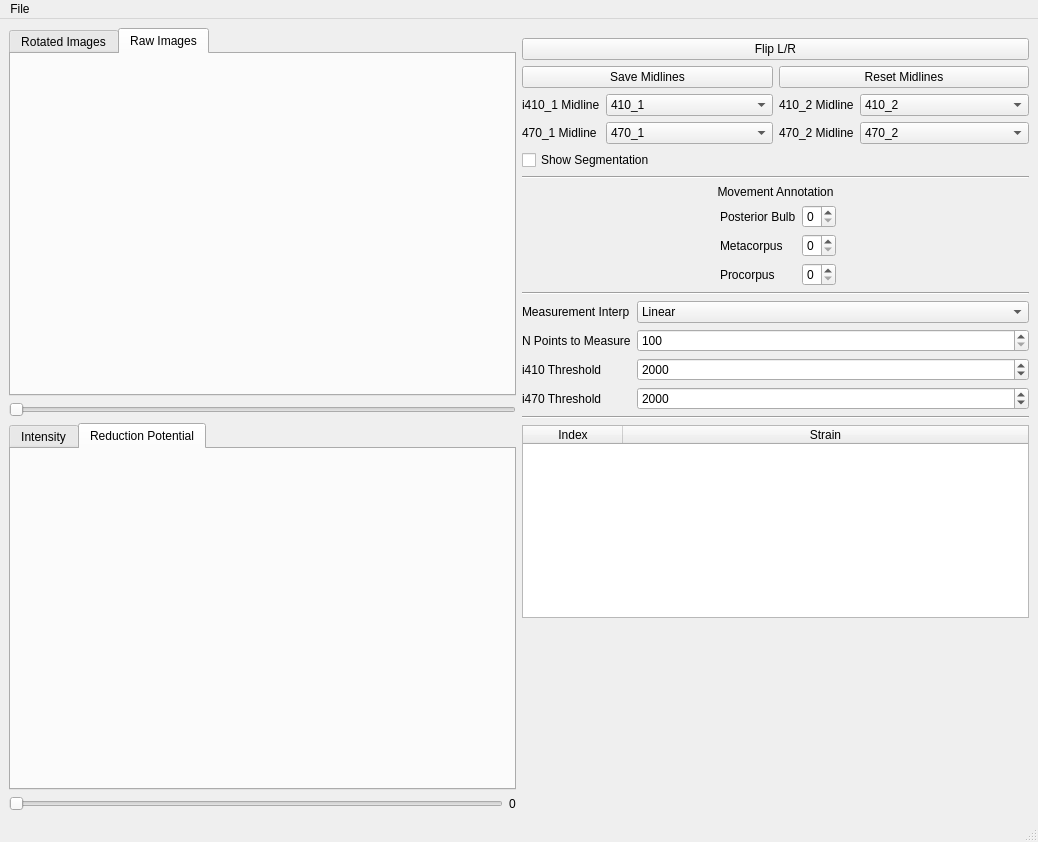
<?xml version="1.0" encoding="UTF-8"?>
<ui version="4.0">
 <class>MainWindow</class>
 <widget class="QMainWindow" name="MainWindow">
  <property name="geometry">
   <rect>
    <x>0</x>
    <y>0</y>
    <width>1038</width>
    <height>842</height>
   </rect>
  </property>
  <property name="sizePolicy">
   <sizepolicy hsizetype="Expanding" vsizetype="Expanding">
    <horstretch>0</horstretch>
    <verstretch>0</verstretch>
   </sizepolicy>
  </property>
  <property name="windowTitle">
   <string>Worm De-Wiggler</string>
  </property>
  <property name="windowIcon">
   <iconset>
    <normaloff>assets/4x/icon@4x.png</normaloff>assets/4x/icon@4x.png</iconset>
  </property>
  <widget class="QWidget" name="centralwidget">
   <layout class="QHBoxLayout" name="horizontalLayout_4">
    <item>
     <layout class="QHBoxLayout" name="horizontalLayout">
      <property name="sizeConstraint">
       <enum>QLayout::SetNoConstraint</enum>
      </property>
      <item>
       <layout class="QVBoxLayout" name="verticalLayout_2">
        <item>
         <widget class="QTabWidget" name="imagesTabWidget">
          <property name="currentIndex">
           <number>1</number>
          </property>
          <widget class="QWidget" name="rotatedImagesTab">
           <attribute name="title">
            <string>Rotated Images</string>
           </attribute>
          </widget>
          <widget class="QWidget" name="rawImagesTab">
           <attribute name="title">
            <string>Raw Images</string>
           </attribute>
          </widget>
         </widget>
        </item>
        <item>
         <widget class="QSlider" name="horizontalSlider_2">
          <property name="orientation">
           <enum>Qt::Horizontal</enum>
          </property>
         </widget>
        </item>
        <item>
         <widget class="QTabWidget" name="plotsTabWidget_2">
          <property name="sizePolicy">
           <sizepolicy hsizetype="Expanding" vsizetype="Expanding">
            <horstretch>0</horstretch>
            <verstretch>0</verstretch>
           </sizepolicy>
          </property>
          <property name="currentIndex">
           <number>1</number>
          </property>
          <widget class="QWidget" name="intensityPlotTab">
           <attribute name="title">
            <string>Intensity</string>
           </attribute>
          </widget>
          <widget class="QWidget" name="redoxPlotTab">
           <attribute name="title">
            <string>Reduction Potential</string>
           </attribute>
          </widget>
         </widget>
        </item>
        <item>
         <layout class="QHBoxLayout" name="horizontalLayout_2">
          <item>
           <widget class="QSlider" name="horizontalSlider">
            <property name="orientation">
             <enum>Qt::Horizontal</enum>
            </property>
           </widget>
          </item>
          <item>
           <widget class="QLabel" name="label">
            <property name="sizePolicy">
             <sizepolicy hsizetype="Fixed" vsizetype="Preferred">
              <horstretch>0</horstretch>
              <verstretch>0</verstretch>
             </sizepolicy>
            </property>
            <property name="text">
             <string>0</string>
            </property>
           </widget>
          </item>
         </layout>
        </item>
       </layout>
      </item>
      <item>
       <layout class="QVBoxLayout" name="verticalLayout">
        <property name="spacing">
         <number>-1</number>
        </property>
        <property name="sizeConstraint">
         <enum>QLayout::SetFixedSize</enum>
        </property>
        <item>
         <spacer name="verticalSpacer_2">
          <property name="orientation">
           <enum>Qt::Vertical</enum>
          </property>
          <property name="sizeType">
           <enum>QSizePolicy::Fixed</enum>
          </property>
          <property name="sizeHint" stdset="0">
           <size>
            <width>20</width>
            <height>10</height>
           </size>
          </property>
         </spacer>
        </item>
        <item>
         <widget class="QPushButton" name="flipLRpushButton">
          <property name="text">
           <string>Flip L/R</string>
          </property>
         </widget>
        </item>
        <item>
         <layout class="QHBoxLayout" name="horizontalLayout_3">
          <item>
           <widget class="QPushButton" name="saveMidlinesPushButton">
            <property name="text">
             <string>Save Midlines</string>
            </property>
           </widget>
          </item>
          <item>
           <widget class="QPushButton" name="resetMidlinesPushButton">
            <property name="text">
             <string>Reset Midlines</string>
            </property>
           </widget>
          </item>
         </layout>
        </item>
        <item>
         <layout class="QHBoxLayout" name="horizontalLayout_6">
          <item>
           <layout class="QFormLayout" name="formLayout_6">
            <item row="0" column="0">
             <widget class="QLabel" name="i410_1MidlineLabel">
              <property name="text">
               <string>i410_1 Midline</string>
              </property>
             </widget>
            </item>
            <item row="0" column="1">
             <widget class="QComboBox" name="i410_1MidlineComboBox">
              <item>
               <property name="text">
                <string>410_1</string>
               </property>
              </item>
              <item>
               <property name="text">
                <string>470_1</string>
               </property>
              </item>
             </widget>
            </item>
            <item row="1" column="0">
             <widget class="QLabel" name="i470_1MidlineLabel">
              <property name="text">
               <string>470_1 Midline</string>
              </property>
             </widget>
            </item>
            <item row="1" column="1">
             <widget class="QComboBox" name="i470_1MidlineComboBox">
              <item>
               <property name="text">
                <string>470_1</string>
               </property>
              </item>
              <item>
               <property name="text">
                <string>410_1</string>
               </property>
              </item>
             </widget>
            </item>
           </layout>
          </item>
          <item>
           <layout class="QFormLayout" name="formLayout_7">
            <item row="0" column="0">
             <widget class="QLabel" name="i410_2MidlineLabel">
              <property name="text">
               <string>410_2 Midline</string>
              </property>
             </widget>
            </item>
            <item row="0" column="1">
             <widget class="QComboBox" name="i410_2MidlineComboBox">
              <item>
               <property name="text">
                <string>410_2</string>
               </property>
              </item>
              <item>
               <property name="text">
                <string>470_2</string>
               </property>
              </item>
             </widget>
            </item>
            <item row="1" column="0">
             <widget class="QLabel" name="i470_2MidlineLabel">
              <property name="text">
               <string>470_2 Midline</string>
              </property>
             </widget>
            </item>
            <item row="1" column="1">
             <widget class="QComboBox" name="i470_2MidlineComboBox">
              <item>
               <property name="text">
                <string>470_2</string>
               </property>
              </item>
              <item>
               <property name="text">
                <string>410_2</string>
               </property>
              </item>
             </widget>
            </item>
           </layout>
          </item>
         </layout>
        </item>
        <item>
         <widget class="QCheckBox" name="showSegcheckBox">
          <property name="text">
           <string>Show Segmentation</string>
          </property>
         </widget>
        </item>
        <item>
         <widget class="Line" name="line">
          <property name="orientation">
           <enum>Qt::Horizontal</enum>
          </property>
         </widget>
        </item>
        <item>
         <widget class="QLabel" name="movementAnnotationLabel">
          <property name="text">
           <string>Movement Annotation</string>
          </property>
          <property name="alignment">
           <set>Qt::AlignCenter</set>
          </property>
         </widget>
        </item>
        <item>
         <layout class="QFormLayout" name="formLayout_4">
          <property name="fieldGrowthPolicy">
           <enum>QFormLayout::FieldsStayAtSizeHint</enum>
          </property>
          <property name="labelAlignment">
           <set>Qt::AlignLeading|Qt::AlignLeft|Qt::AlignVCenter</set>
          </property>
          <property name="formAlignment">
           <set>Qt::AlignHCenter|Qt::AlignTop</set>
          </property>
          <item row="0" column="0">
           <widget class="QLabel" name="posteriorBulbLabel">
            <property name="text">
             <string>Posterior Bulb</string>
            </property>
           </widget>
          </item>
          <item row="0" column="1">
           <widget class="QSpinBox" name="posteriorBulbSpinBox">
            <property name="maximum">
             <number>3</number>
            </property>
           </widget>
          </item>
          <item row="1" column="0">
           <widget class="QLabel" name="metacorpusLabel">
            <property name="text">
             <string>Metacorpus</string>
            </property>
           </widget>
          </item>
          <item row="1" column="1">
           <widget class="QSpinBox" name="metacorpusSpinBox">
            <property name="maximum">
             <number>3</number>
            </property>
           </widget>
          </item>
          <item row="2" column="0">
           <widget class="QLabel" name="procorpusLabel">
            <property name="text">
             <string>Procorpus</string>
            </property>
           </widget>
          </item>
          <item row="2" column="1">
           <widget class="QSpinBox" name="procorpusSpinBox">
            <property name="maximum">
             <number>3</number>
            </property>
           </widget>
          </item>
         </layout>
        </item>
        <item>
         <widget class="Line" name="line_2">
          <property name="orientation">
           <enum>Qt::Horizontal</enum>
          </property>
         </widget>
        </item>
        <item>
         <layout class="QFormLayout" name="formLayout_3">
          <property name="fieldGrowthPolicy">
           <enum>QFormLayout::AllNonFixedFieldsGrow</enum>
          </property>
          <property name="labelAlignment">
           <set>Qt::AlignLeading|Qt::AlignLeft|Qt::AlignVCenter</set>
          </property>
          <item row="0" column="0">
           <widget class="QLabel" name="midlineSplineTypeLabel">
            <property name="text">
             <string>Measurement Interp</string>
            </property>
           </widget>
          </item>
          <item row="0" column="1">
           <widget class="QComboBox" name="midlineSplineTypeComboBox">
            <item>
             <property name="text">
              <string>Linear</string>
             </property>
            </item>
            <item>
             <property name="text">
              <string>Cubic</string>
             </property>
            </item>
           </widget>
          </item>
          <item row="1" column="0">
           <widget class="QLabel" name="nPointsToMeasureLabel">
            <property name="text">
             <string>N Points to Measure</string>
            </property>
           </widget>
          </item>
          <item row="1" column="1">
           <widget class="QSpinBox" name="nPointsToMeasureSpinBox">
            <property name="minimum">
             <number>100</number>
            </property>
            <property name="maximum">
             <number>5000</number>
            </property>
            <property name="singleStep">
             <number>100</number>
            </property>
           </widget>
          </item>
          <item row="2" column="0">
           <widget class="QLabel" name="i410ThresholdLabel">
            <property name="text">
             <string>i410 Threshold</string>
            </property>
           </widget>
          </item>
          <item row="3" column="0">
           <widget class="QLabel" name="i470ThresholdLabel">
            <property name="text">
             <string>i470 Threshold</string>
            </property>
           </widget>
          </item>
          <item row="3" column="1">
           <widget class="QSpinBox" name="i470ThresholdSpinBox">
            <property name="maximum">
             <number>10000</number>
            </property>
            <property name="singleStep">
             <number>100</number>
            </property>
            <property name="value">
             <number>2000</number>
            </property>
           </widget>
          </item>
          <item row="2" column="1">
           <widget class="QSpinBox" name="i410ThresholdSpinBox">
            <property name="maximum">
             <number>10000</number>
            </property>
            <property name="singleStep">
             <number>100</number>
            </property>
            <property name="value">
             <number>2000</number>
            </property>
           </widget>
          </item>
         </layout>
        </item>
        <item>
         <widget class="Line" name="line_3">
          <property name="orientation">
           <enum>Qt::Horizontal</enum>
          </property>
         </widget>
        </item>
        <item>
         <widget class="QTableWidget" name="tableWidget">
          <property name="frameShape">
           <enum>QFrame::StyledPanel</enum>
          </property>
          <property name="frameShadow">
           <enum>QFrame::Sunken</enum>
          </property>
          <property name="columnCount">
           <number>2</number>
          </property>
          <attribute name="horizontalHeaderCascadingSectionResizes">
           <bool>false</bool>
          </attribute>
          <attribute name="horizontalHeaderShowSortIndicator" stdset="0">
           <bool>true</bool>
          </attribute>
          <attribute name="horizontalHeaderStretchLastSection">
           <bool>true</bool>
          </attribute>
          <attribute name="verticalHeaderStretchLastSection">
           <bool>false</bool>
          </attribute>
          <column>
           <property name="text">
            <string>Index</string>
           </property>
          </column>
          <column>
           <property name="text">
            <string>Strain</string>
           </property>
          </column>
         </widget>
        </item>
        <item>
         <spacer name="verticalSpacer">
          <property name="orientation">
           <enum>Qt::Vertical</enum>
          </property>
          <property name="sizeHint" stdset="0">
           <size>
            <width>20</width>
            <height>40</height>
           </size>
          </property>
         </spacer>
        </item>
       </layout>
      </item>
     </layout>
    </item>
   </layout>
  </widget>
  <widget class="QStatusBar" name="statusbar"/>
  <widget class="QMenuBar" name="menubar">
   <property name="geometry">
    <rect>
     <x>0</x>
     <y>0</y>
     <width>1038</width>
     <height>22</height>
    </rect>
   </property>
   <widget class="QMenu" name="menuFile">
    <property name="title">
     <string>File</string>
    </property>
    <addaction name="actionLoad_Raw_Image_File"/>
    <addaction name="actionLoad_Previous_Experiment"/>
    <addaction name="separator"/>
    <addaction name="actionSave_Experiment"/>
   </widget>
   <addaction name="menuFile"/>
  </widget>
  <action name="actionLoad_Raw_Image_File">
   <property name="text">
    <string>Load Raw Image File</string>
   </property>
   <property name="shortcut">
    <string>Ctrl+O</string>
   </property>
  </action>
  <action name="actionLoad_Previous_Experiment">
   <property name="text">
    <string>Load Previous Experiment</string>
   </property>
   <property name="shortcut">
    <string>Ctrl+Shift+O</string>
   </property>
  </action>
  <action name="actionSave_Experiment">
   <property name="text">
    <string>Save Experiment</string>
   </property>
   <property name="shortcut">
    <string>Ctrl+S</string>
   </property>
  </action>
 </widget>
 <resources/>
 <connections/>
</ui>
